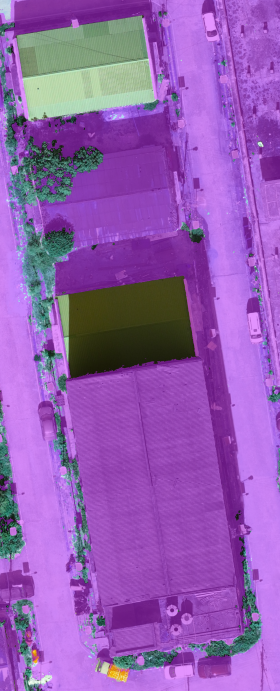
#> input picture _diag9_k41_t12.png, 280 x 691 px, given in place of Test.tif, which was not available
$ python _diag9.py
#> lines starting #> are read from the running program, lines starting #| are printed output that depends on the picture; after the words box and inside, x2 and y2 are one past the last pixel; in counts of white or black regions, pixels touching at a corner belong together; pictures that were not available may be replaced by others from this repository, and a replacement may not be noted
"""Experiment: distinct-region detection via Lab distance from local background."""
import os

import numpy as np
import cv2
from PIL import Image

ROOT = r"c:\Users\vinod\Desktop\map\map"
img = np.array(Image.open(os.path.join(ROOT, "Test.tif")).convert("RGB"))
#> img is the input picture: shape (691, 280, 3); mean R, G, B 147.9, 93.1, 178.4
h, w = img.shape[:2]
#> h = 691; w = 280
gray = cv2.cvtColor(img, cv2.COLOR_RGB2GRAY)


def fill_holes(m):
    inv = cv2.bitwise_not(m)
    ff = inv.copy()
    mask = np.zeros((inv.shape[0] + 2, inv.shape[1] + 2), np.uint8)
    cv2.floodFill(ff, mask, (0, 0), 0)
    return cv2.bitwise_or(m, ff)


lab = cv2.cvtColor(img, cv2.COLOR_RGB2LAB).astype(np.float32)
rf, gf, bf = (img[:, :, i].astype(np.float32) for i in range(3))
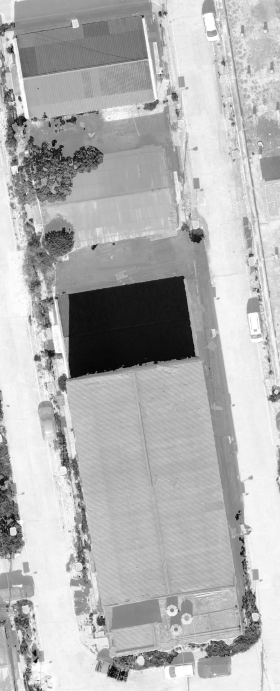
#> bf: shape (691, 280) float32; min 3, max 255, mean 178.4
exg = 2.0 * gf - rf - bf
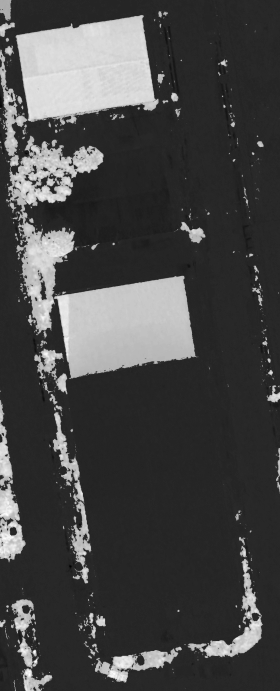
#> exg: shape (691, 280) float32; min -242, max 121, mean -140.2; drawn with min black and max white
nature = (exg > 14.0)
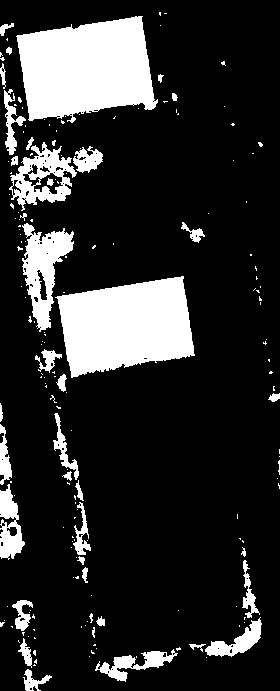
#> nature: shape (691, 280) bool; 17.7% white; 183 white regions (143 under 20 px), largest, box (x1, y1, x2, y2) and area: (16, 16, 158, 123) 11058, (55, 276, 195, 378) 10190, (22, 223, 74, 332) 2650
nature_u8 = nature.astype(np.uint8) * 255

variants = [(41, 12), (41, 18), (61, 15)]
outs = []
for k, T in variants:
    mu = cv2.blur(lab, (k, k))
    d = np.sqrt(((lab - mu) ** 2).sum(axis=2))
    ring = ((d > T) * 255).astype(np.uint8)
    solid = fill_holes(ring)
    solid = cv2.morphologyEx(solid, cv2.MORPH_OPEN,
                             cv2.getStructuringElement(cv2.MORPH_RECT, (3, 3)))
    solid[nature_u8 > 0] = 0
    n, s2 = cv2.connectedComponents(solid)
    sizes = np.bincount(s2.ravel())[1:]
    big = int((sizes >= 5962).sum()) if n > 1 else 0
    print(f"k={k} T={T}: cover={solid.mean()*100:.1f}% comps={n-1} >=4m2: {big}")
    vis = img.copy()
    vis[solid > 0] = (vis[solid > 0] * 0.5 + np.array([255, 40, 200]) * 0.5).astype(np.uint8)
    outs.append(cv2.resize(vis, (int(w * 0.22), int(h * 0.22)), interpolation=cv2.INTER_AREA))
    cv2.imwrite(os.path.join(ROOT, f"_diag9_k{k}_t{T}.png"), outs[-1])
#> this loop made 3 passes
#| k=41 T=12: cover=20982.0% comps=69 >=4m2: 1
#| k=41 T=18: cover=20982.0% comps=69 >=4m2: 1
#| k=61 T=15: cover=20982.0% comps=69 >=4m2: 1
#> pass 1, `mu = cv2.blur(lab, (k, k))`:
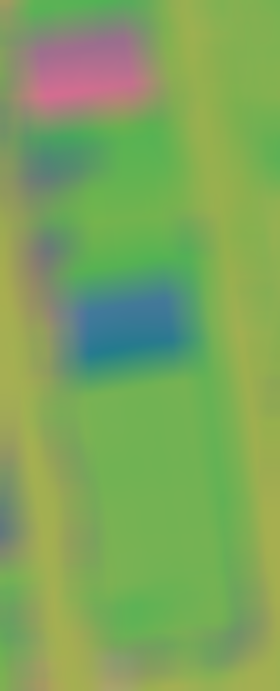
#> mu: shape (691, 280, 3) float32; mean R, G, B 126, 164.9, 93
#> after the loop:
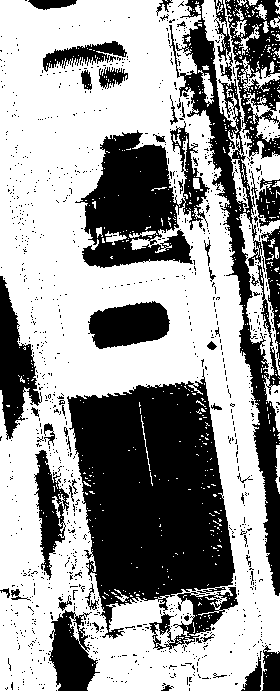
#> ring: shape (691, 280); 60.9% white; 1121 black regions (1069 under 20 px), largest, box (x1, y1, x2, y2) and area: (67, 369, 235, 639) 28484, (75, 121, 210, 268) 10602, (169, 0, 280, 596) 10382
#> after the loop:
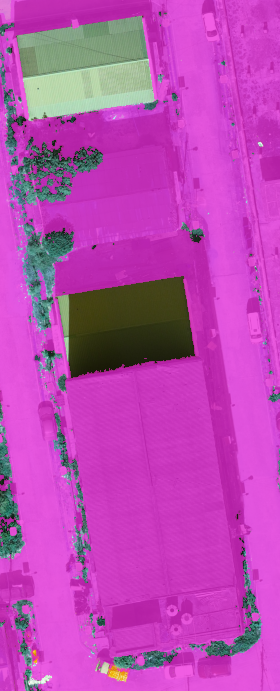
#> vis: shape (691, 280, 3); mean R, G, B 186.9, 73.3, 179.8
#> after the loop, outs = 3 items

strip = np.concatenate(outs, axis=1)
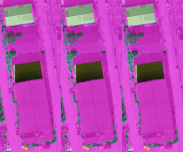
#> strip: shape (152, 183, 3); mean of channels 0, 1, 2 186.9, 73.3, 179.8; drawn as R, G, B
cv2.imwrite(os.path.join(ROOT, "_diag9_all.png"), strip)
print("wrote _diag9_all.png")
